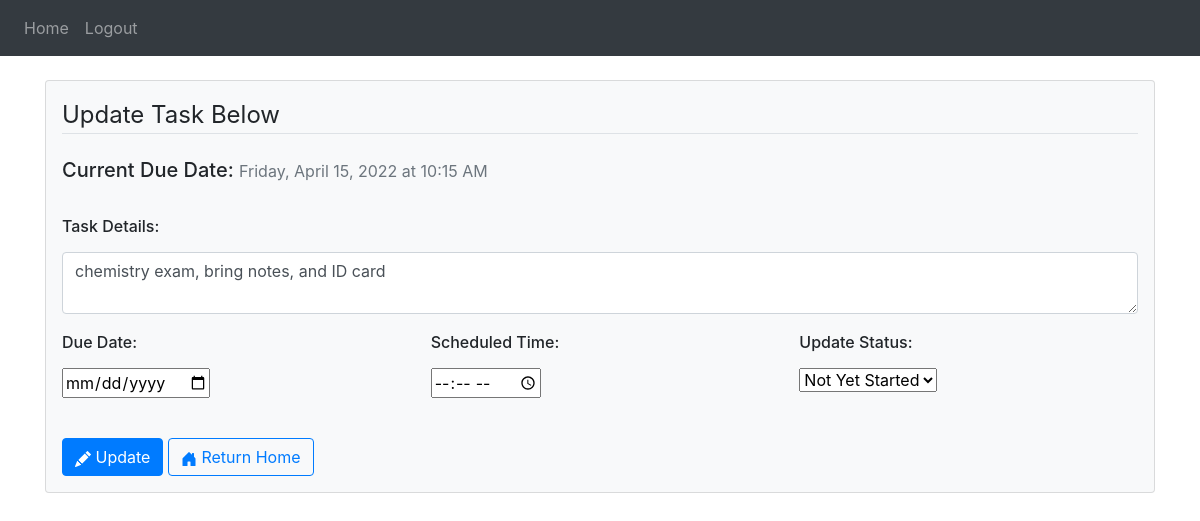
/update/1 (signed in), run on the app's committed database.
### website/models.py (models this page shows)
class Task(db.Model):
    id = db.Column(db.Integer, primary_key=True)
    content = db.Column(db.String(200), nullable=False)
    due_date = db.Column(db.String(30)) # formatted str date (ex: Tuesday, April 05, 2022)
    due_date_int = db.Column(db.String(20)) # YYYY-MM-DD str format
    time = db.Column(db.String(20)) # str type, account for untimed tasks
    user_id = db.Column(db.Integer, db.ForeignKey('user.id'))
    status = db.Column(db.String(30), default="Not Yet Started") # Other Statuses: In Progress, Completed, Cancelled

### website/views.py (the view)
@views.route('/update/<int:id>', methods=['POST', 'GET'])
@login_required
def update(id):
    updated_task = Task.query.get(id)
    if request.method == 'POST':
        if request.form['action'] == 'Return Home':
            flash('Update cancelled. Returning Home!', category='success')
            return redirect('/')
        if updated_task.user_id == current_user.id:
            updated_task.content = request.form['content']
            date_obj = request.form['due_date']
            updated_task.due_date = format_date(date_obj)
            updated_task.due_date_int = date_obj
            if date_obj:
                time = request.form['time']
                updated_task.time = format_time(time)
            else:
                updated_task.time = '' # default time: unspecified/optional
            updated_task.status = request.form.get('taskStatus')
            try:
                db.session.commit()
                flash('Task updated!', category='success')
                return redirect('/')
            except:
                flash('Error in updating task.', category='error')
    else:
        return render_template('update.html', task=updated_task, user=current_user)

### website/__init__.py (called while the page is built)
def create_app():
    app = Flask(__name__)
    app.config['SECRET_KEY'] = '2797cfdcad8dcc11d9f00ffbc5704bee'
    app.config['SQLALCHEMY_DATABASE_URI'] = f'sqlite:///{DB_NAME}'
    db.init_app(app)
    from .views import views
    from .auth import auth
    app.register_blueprint(views, url_prefix='/')
    app.register_blueprint(auth, url_prefix='/')
    from .models import Task, User
    create_database(app)
    login_manager = LoginManager()
    login_manager.login_view = 'auth.login' # if not logged in
    login_manager.init_app(app)
    @login_manager.user_loader
    def load_user(id):
        return User.query.get(int(id))
    return app

### website/templates/update.html (shortened to what this page needs)
{% extends "base.html" %}
{% block content %}
  <br>
  <div class="content-section">
    <form class="card p-3 bg-light" method="POST">
        <fieldset class="form-group">
            <legend class="border-bottom mb-4">Update Task Below</legend>
            <h5>
              Current Due Date: <small class="text-muted">{{task.due_date}}
              {% if task.time|length > 1%}
                at {{task.time}}
              {% endif %}</small>
            </h5>
            <br>
            <div class="form-group">
              <label for="content"><h6>Task Details:</h6></label>
              <textarea
                id="content"
                name="content"
                class="form-control"
              >{{task.content}}</textarea>
            </div>
            <div class="row">
              <div class="col">
                <label for="due_date"><h6>Due Date:</h6></label>
                <br>
                <input type="date" id="due_date" name="due_date">
              </div>
              <div class="col">
                <label for="time"><h6>Scheduled Time:</h6></label>
                <br>
                <input type="time" id="time" name="time">
              </div>
              <div class="col">
                <label for="status"><h6>Update Status:</h6></label>
                <br>
                <select name="taskStatus" aria-label="Select/Dropdown menu">
                  <option value="Not Yet Started" selected>Not Yet Started</option>
                </select>
              </div>
            </div>
        </fieldset>
        <br>
        <div>
          <button
            type="submit"
            class="btn btn-primary"
            name="action"
            value="Update"
          >
          Update
          </button>
          <button
            type="submit"
            class="btn btn-outline-primary"
            name="action"
            value="Return Home"
          >
          Return Home
          </button>
        </div>
    </form>
  </div>
{% endblock %}

### data on the page
Task: due_date "Friday, April 15, 2022", time "10:15 AM", content "chemistry exam, bring notes, and ID card"
